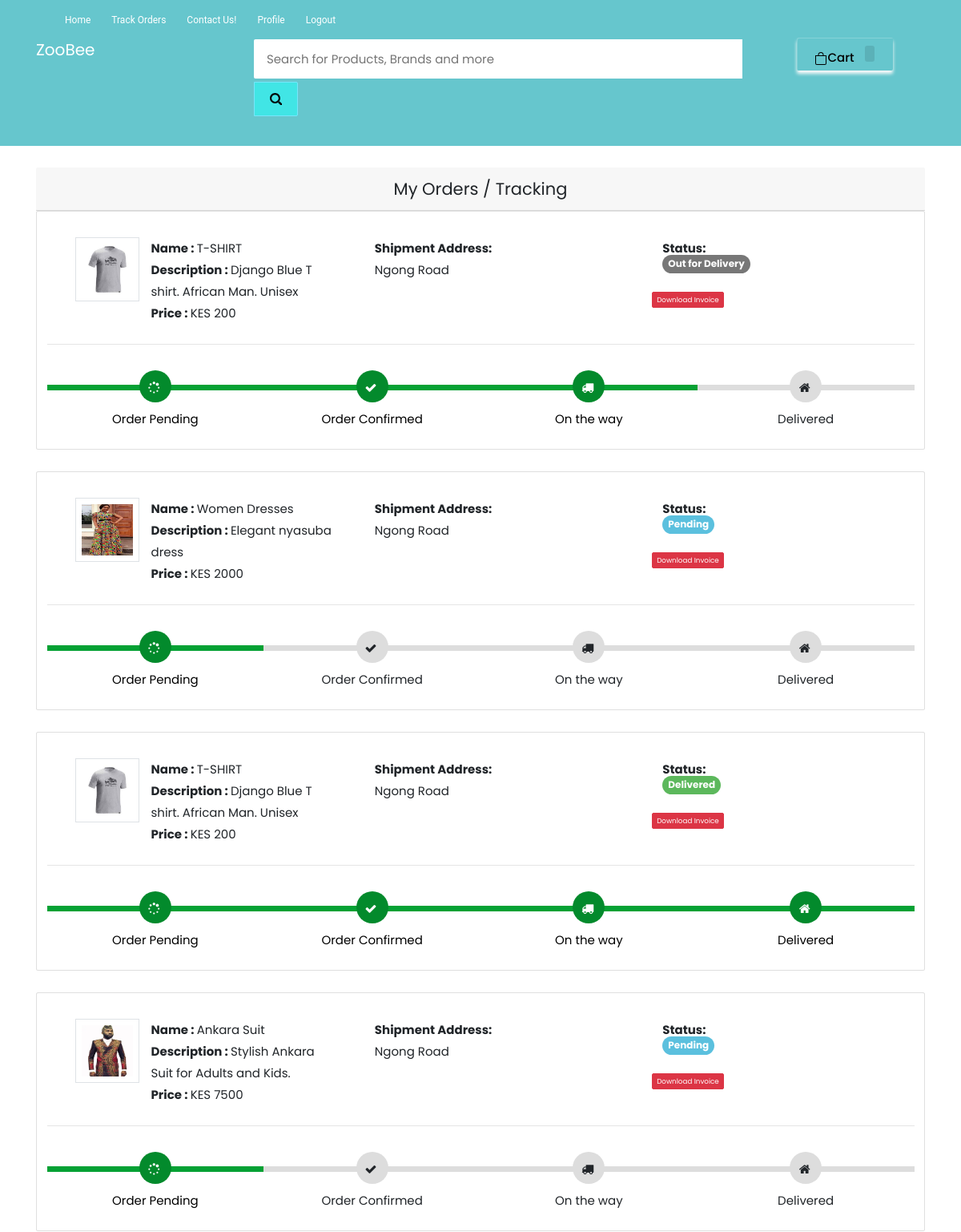
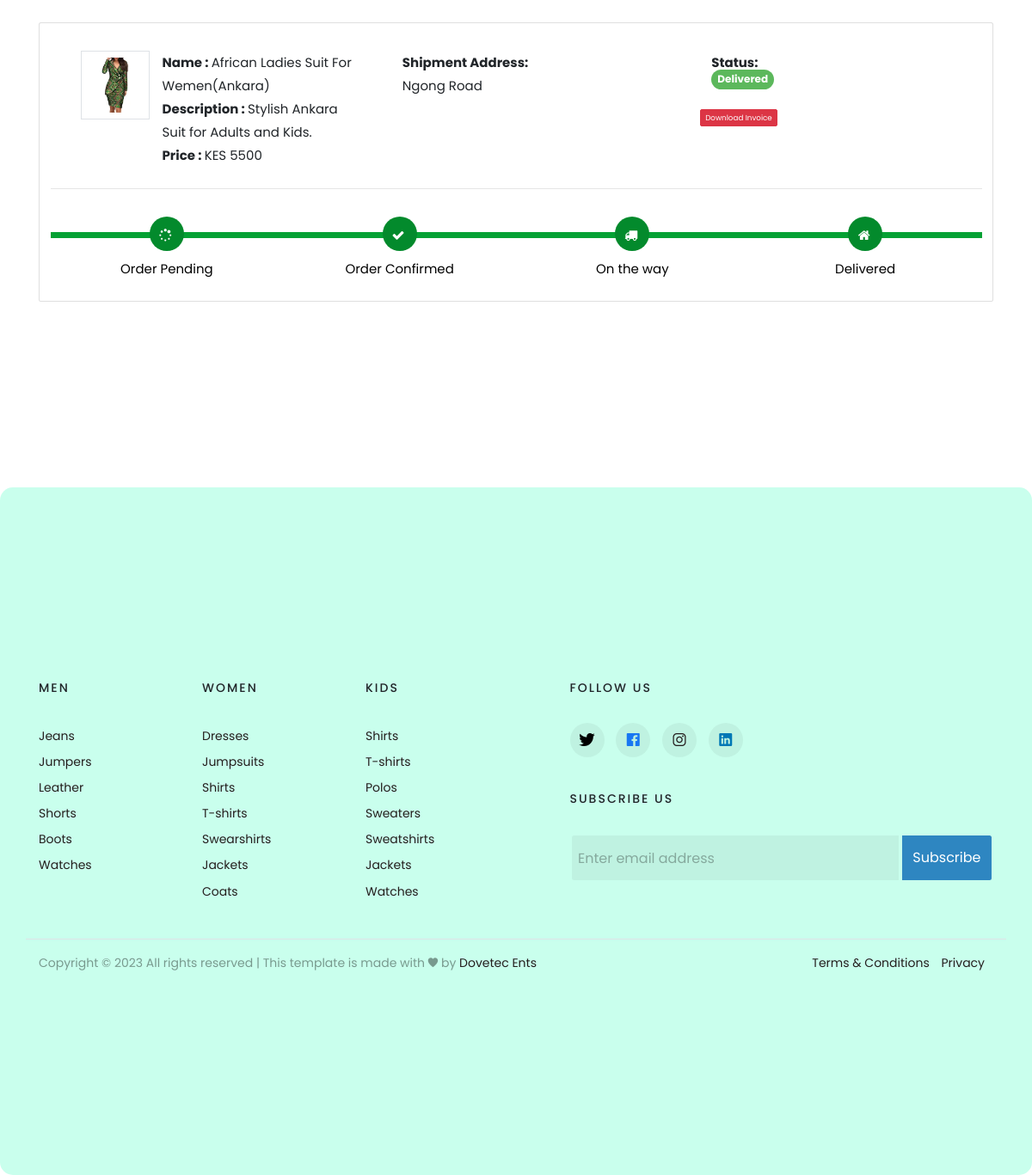
Page /my-order (signed in) on the committed database (2 pictures, top to bottom).
### ecom/models.py (models this page shows, shortened)
class Product(models.Model):
    name=models.CharField(max_length=40)
    product_image= models.ImageField(upload_to='product_image/',null=True,blank=True)
    price = models.PositiveIntegerField()
    description=models.CharField(max_length=40)

class Orders(models.Model):
    STATUS =(
        ('Pending','Pending'),
        ('Order Confirmed','Order Confirmed'),
        ('Out for Delivery','Out for Delivery'),
        ('Delivered','Delivered'),
    )
    customer=models.ForeignKey('Customer', on_delete=models.CASCADE,null=True)
    product=models.ForeignKey('Product',on_delete=models.CASCADE,null=True)
    email = models.CharField(max_length=50,null=True)
    address = models.CharField(max_length=500,null=True)
    mobile = models.CharField(max_length=20,null=True)
    order_date= models.DateField(auto_now_add=True,null=True)
    status=models.CharField(max_length=50,null=True,choices=STATUS)

### ecom/views.py (the view)
# urls.py: path('my-order', views.my_order_view,name='my-order'),
@login_required(login_url='customerlogin')
@user_passes_test(is_customer)
def my_order_view(request):
    customer=models.Customer.objects.get(user_id=request.user.id)
    orders=models.Orders.objects.all().filter(customer_id = customer)
    ordered_products=[]
    for order in orders:
        ordered_product=models.Product.objects.all().filter(id=order.product.id)
        ordered_products.append(ordered_product)
    return render(request,'ecom/my_order.html',{'data':zip(ordered_products,orders)})

### ecom/views.py (called while the page is built)
def is_customer(user):
    return user.groups.filter(name='CUSTOMER').exists()

### templates/ecom/my_order.html (shortened to what this page needs)
{% extends 'ecom/customer_base.html' %}
{% load static %}
{% block content %}
{% include 'ecom/customer_navbar.html' %}
<br>
<div class="container">
    <header class="card-header" style="text-align:center; font-size: 21px"> My Orders / Tracking </header>
    {% for products,order in data %}
    <article class="card">
        <div class="card-body">
            <ul class="row" style="margin-left:20px;margin-top:20px;">
                <li class="col-md-4">
                    <figure class="itemside mb-3">
                        {%for product in products%}
                        <div class="aside"><img src="{% static product.product_image.url %}" class="img-sm border">
                        </div>
                        <figcaption class="info align-self-center">
                            <p class="title"><strong>Name : </strong>{{product.name}} <br> <strong>Description :
                                </strong>{{product.description}} <br> <strong>Price : </strong>KES {{product.price}}</p>
                        </figcaption>
                    </figure>
                </li>
                <li class="col-md-4">
                    <div class="col"> <strong>Shipment Address:</strong> <br> {{order.address}}</div>
                </li>
                <li class="col-md-4">
                    <div class="col"> <strong>Status:</strong> <br>
                        {% if order.status == 'Pending'%}
                        <td> <span class="label label-info"
                                style="font-size: 12px; border-radius: 30px;">{{order.status}}</span></td>
                        {% elif order.status == 'Delivered' %}
                        <td> <span class="label label-success"
                                style="font-size: 12px; border-radius: 30px;">{{order.status}}</span></td>
                        {% elif order.status == 'Out for Delivery' %}
                        <td> <span class="label label-default"
                                style="font-size: 12px; border-radius: 30px;">{{order.status}}</span></td>
                        {%else%}
                        <td> <span class="label label-primary"
                                style="font-size: 12px; border-radius: 30px;">{{order.status}}</span></td>
                        {%endif%}
                    </div> <br>
                    <h4><a style="text-decoration:none;"
                            href="{% url 'download-invoice' order.id product.id  %}"><button
                                class="btn btn-danger btn-sm">Download Invoice</button></a></h4>
                </li>
                {%endfor%}
            </ul>
            <hr>
            <div class="track">
                {%if order.status == 'Pending' %}
                <div class="step active"> <span class="icon"> <i style="padding-top: 14px; padding-right: 3px;"
                            class="fa fa-spinner"></i> </span> <span class="text">Order Pending</span> </div>
                <div class="step "> <span class="icon"> <i style="padding-top: 14px; padding-right: 3px;;"
                            class="fa fa-check"></i> </span> <span class="text"> Order Confirmed</span> </div>
                <div class="step "> <span class="icon"> <i style="padding-top: 14px; padding-right: 3px;"
                            class="fa fa-truck"></i> </span> <span class="text"> On the way </span> </div>
                <div class="step "> <span class="icon"> <i style="padding-top: 14px; padding-right: 3px;"
                            class="fa fa-home"></i> </span> <span class="text">Delivered</span> </div>
                {%elif order.status == 'Out for Delivery'%}
                <div class="step active"> <span class="icon"> <i style="padding-top: 14px; padding-right: 3px;"
                            class="fa fa-spinner"></i> </span> <span class="text">Order Pending</span> </div>
                <div class="step active"> <span class="icon"> <i style="padding-top: 14px; padding-right: 3px;"
                            class="fa fa-check"></i> </span> <span class="text"> Order Confirmed</span> </div>
                <div class="step active"> <span class="icon"> <i style="padding-top: 14px; padding-right: 3px;"
                            class="fa fa-truck"></i> </span> <span class="text"> On the way </span> </div>
                <div class="step "> <span class="icon"> <i style="padding-top: 14px; padding-right: 3px;"
                            class="fa fa-home"></i> </span> <span class="text">Delivered</span> </div>
                {%else%}
                <div class="step active"> <span class="icon"> <i style="padding-top: 14px; padding-right: 3px;"
                            class="fa fa-spinner"></i> </span> <span class="text">Order Pending</span> </div>
                <div class="step active"> <span class="icon"> <i style="padding-top: 14px; padding-right: 3px;"
                            class="fa fa-check"></i> </span> <span class="text"> Order Confirmed</span> </div>
                <div class="step active"> <span class="icon"> <i style="padding-top: 14px; padding-right: 3px;"
                            class="fa fa-truck"></i> </span> <span class="text"> On the way </span> </div>
                <div class="step active"> <span class="icon"> <i style="padding-top: 14px; padding-right: 3px;"
                            class="fa fa-home"></i> </span> <span class="text">Delivered</span> </div>
                {%endif%}
            </div>
        </div>
    </article><br>
    {%endfor%}
</div>
<br><br><br><br><br>
{% endblock content %}

### templates/ecom/customer_base.html (style rules this page uses)
body { background-color: #f7f7f7; widows: calc(); }

### templates/ecom/my_order.html (style rules this page uses)
body { background-color: #f7f7f7; }
.container { margin-top: 0px; margin-bottom: 0px }
.card { position: relative; display: -webkit-box; display: -ms-flexbox; display: flex; -webkit-box-orient: vertical; -webkit-box-direction: normal; -ms-flex-direction: column; flex-direction: column; min-width: 0; word-wrap: break-word; background-color: #fff; background-clip: border-box; border: 1px solid rgba(0, 0, 0, 0.1); border-radius: 0.10rem }
.card-header:first-child { border-radius: calc(0.37rem - 1px) calc(0.37rem - 1px) 0 0 }
.card-header { padding: 0.75rem 1.25rem; margin-bottom: 0; background-color: #fff; border-bottom: 1px solid rgba(0, 0, 0, 0.1) }
.track { position: relative; background-color: #ddd; height: 7px; display: -webkit-box; display: -ms-flexbox; display: flex; margin-bottom: 60px; margin-top: 50px }
.track .step { -webkit-box-flex: 1; -ms-flex-positive: 1; flex-grow: 1; width: 25%; margin-top: -18px; text-align: center; position: relative }
.track .step.active:before { background: #05a134 }
.track .step::before { height: 7px; position: absolute; content: ""; width: 100%; left: 0; top: 18px }
.track .step.active .icon { background: #038a2c; color: #fff }
.track .icon { display: inline-block; width: 40px; height: 40px; line-height: 40px; position: relative; border-radius: 100%; background: #ddd }
.track .step.active .text { font-weight: 400; color: #000 }
.track .text { display: block; margin-top: 7px }
.itemside { position: relative; display: -webkit-box; display: -ms-flexbox; display: flex; width: 100% }
.itemside .aside { position: relative; -ms-flex-negative: 0; flex-shrink: 0 }
.img-sm { width: 80px; height: 80px; padding: 7px }
ul.row, ul.row-sm { list-style: none; padding: 0 }
.itemside .info { padding-left: 15px; padding-right: 7px }
.itemside .title { display: block; margin-bottom: 5px; color: #212529 }
p { margin-top: 0; margin-bottom: 1rem }

### templates/ecom/customer_navbar.html (style rules this page uses)
body { background-color: #f7f7f7; }

### rows in the picture
Orders: address "Ngong Road", status "Out for Delivery", shows "Order Pending"
Product: product_image (picture), name "T-SHIRT", description "Django Blue T shirt. African Man. Unisex", price "200"
Orders: address "Ngong Road", status "Pending", shows "Order Pending"
Product: product_image (picture), name "Women Dresses", description "Elegant nyasuba dress", price "2000"
Orders: address "Ngong Road", status "Delivered", shows "Order Pending"
Orders: address "Ngong Road", status "Pending", shows "Order Pending"
Product: product_image (picture), name "Ankara Suit", description "Stylish Ankara Suit for Adults and Kids.", price "7500"
Orders: address "Ngong Road", status "Delivered", shows "Order Pending"
Product: product_image (picture), name "African Ladies Suit For Wemen(Ankara)", description "Stylish Ankara Suit for Adults and Kids.", price "5500"
